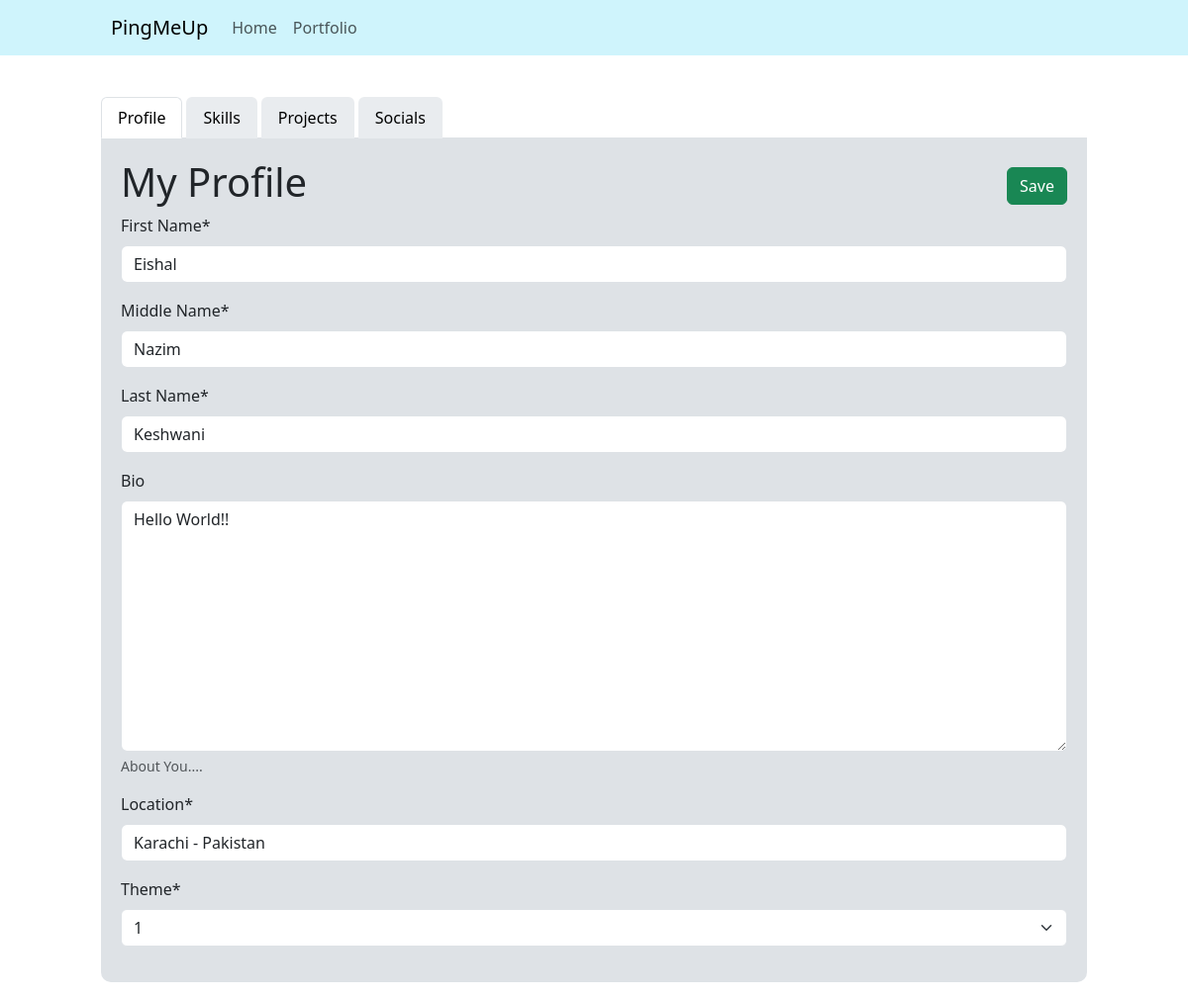
The app's page /pingmeup/edit (signed in), older data.
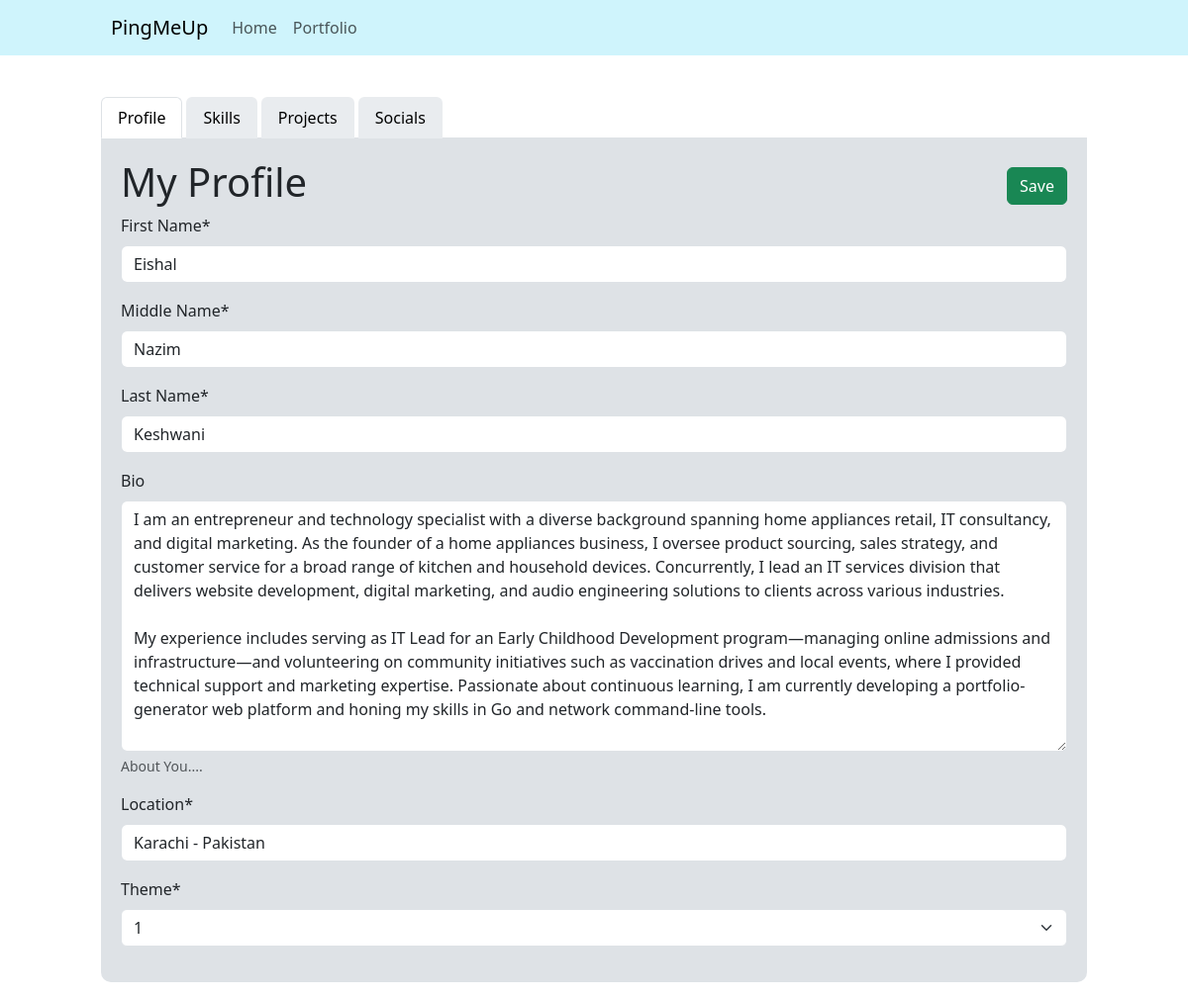
The same page, newer data.
### PingMeUp/models.py (models this page shows)
class Profile(models.Model):
    user = models.OneToOneField(User, on_delete=models.CASCADE, related_name="profile")
    first_name = models.CharField(max_length=30)
    middle_name = models.CharField(max_length=30)
    last_name = models.CharField(max_length=30)
    bio = models.TextField(blank=True, help_text="About You....")
    location = models.CharField(max_length=100)
    theme = models.CharField(max_length=50, choices=[("Theme-1", "1")])

### PingMeUp/views.py (the view)
# urls.py: path("pingmeup/edit", views.edit, name="create"),
@login_required
def edit(request):
    if request.method == "POST":
        return HttpResponse("Forms Recieved!")
    else:
        profile = ProfileForm(instance=get_or_create_profile(request.user))
        socials = SocialFormSet(instance=get_or_create_profile(request.user), prefix="socials")
        skills = SkillFormSet(instance=get_or_create_profile(request.user), prefix='skills')
        projects = ProjectFormSet(instance=get_or_create_profile(request.user),prefix="projects")
    return render(request, "PingMeUp/edit.html", {
        "profile" : profile,
        "socials" : socials,
        "skills" : skills,
        "projects" : projects
    })

### PingMeUp/forms.py
class ProfileForm(ModelForm):
    class Meta:
        model = Profile
        fields = ["first_name", "middle_name", "last_name", "bio", "location", "theme"]
        labels = {
            "first_name" : "First Name",
            "middle_name" : "Middle Name",
            "last_name" : "Last Name",
            "bio" : "Bio",
            "locaation" : "Country/Origin",
            "theme" : "Theme"
        }

### PingMeUp/views.py (called while the page is built)
def get_or_create_profile(user):
    profile, _created = Profile.objects.get_or_create(user=user)
    return profile

### templates/PingMeUp/edit.html (shortened to what this page needs)
{% extends "base_templates/base_2.html" %}
{% load crispy_forms_tags %}
{% block content %}
<div id="toast" class="alert d-flex align-items-center mt-2 p-2" role="alert">
</div>
<div class="nav nav-tabs mt-3">
    <button class="nav-link active me-1" data-tab="profile">Profile</button>
    <button class="nav-link me-1" data-tab="skills">Skills</button>
    <button class="nav-link me-1" data-tab="projects">Projects</button>
    <button class="nav-link me-1" data-tab="socials">Socials</button>
</div>
<div id="tab-content">
    <div id="profile" class="tab active">
        <form id="profile-form" data-url="{% url "PingMeUp:ajax_profile" %}" enctype="multipart/form-data">
            <div class="d-flex justify-content-between">
                <h1>My Profile</h1>
                <div class="d-flex" style="align-items:center;">
                    <button type="submit" class="btn btn-success">Save</button>
                </div>
            </div>
            <div>
              {{profile|crispy}}
            </div>
        </form>
    </div>
    </div>
</div>
{% endblock content %}

Row changes from the older to the newer data that the page shows:
changed Profile "Eishal": bio "Hello World!!" → "I am an entrepreneur and technology specialist with a diverse background spanning home appliances retail, IT consultancy, and digital marketing. As the founder of a home appliances business, I oversee product sourcing, sales strategy, and customer service for a broad range of kitchen and household devices. Concurrently, I lead an IT services division that delivers website development, digital marketing, and audio engineering solutions to clients across various industries. My experience includes serving as IT Lead for an Early Childhood Development program—managing online admissions and infrastructure—and volunteering on community initiatives such as vaccination drives and local events,…"
